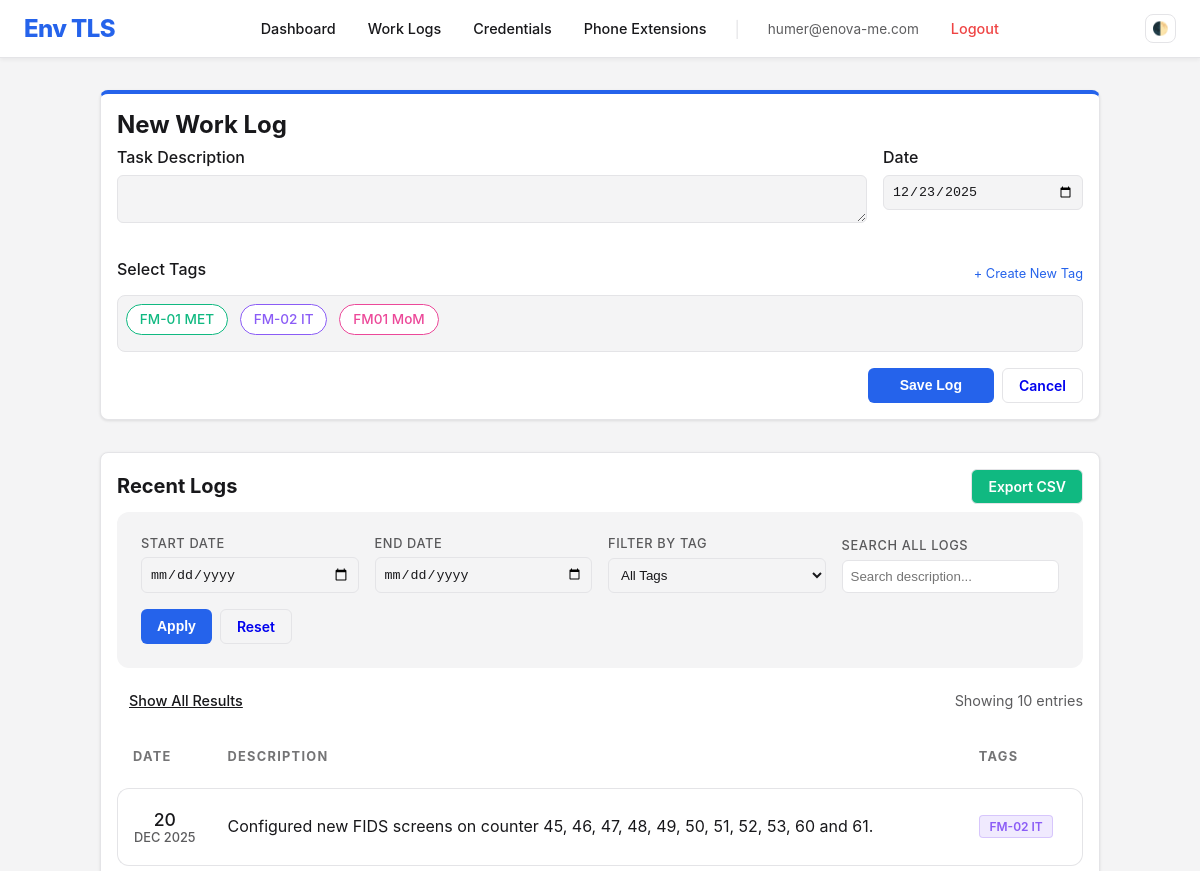
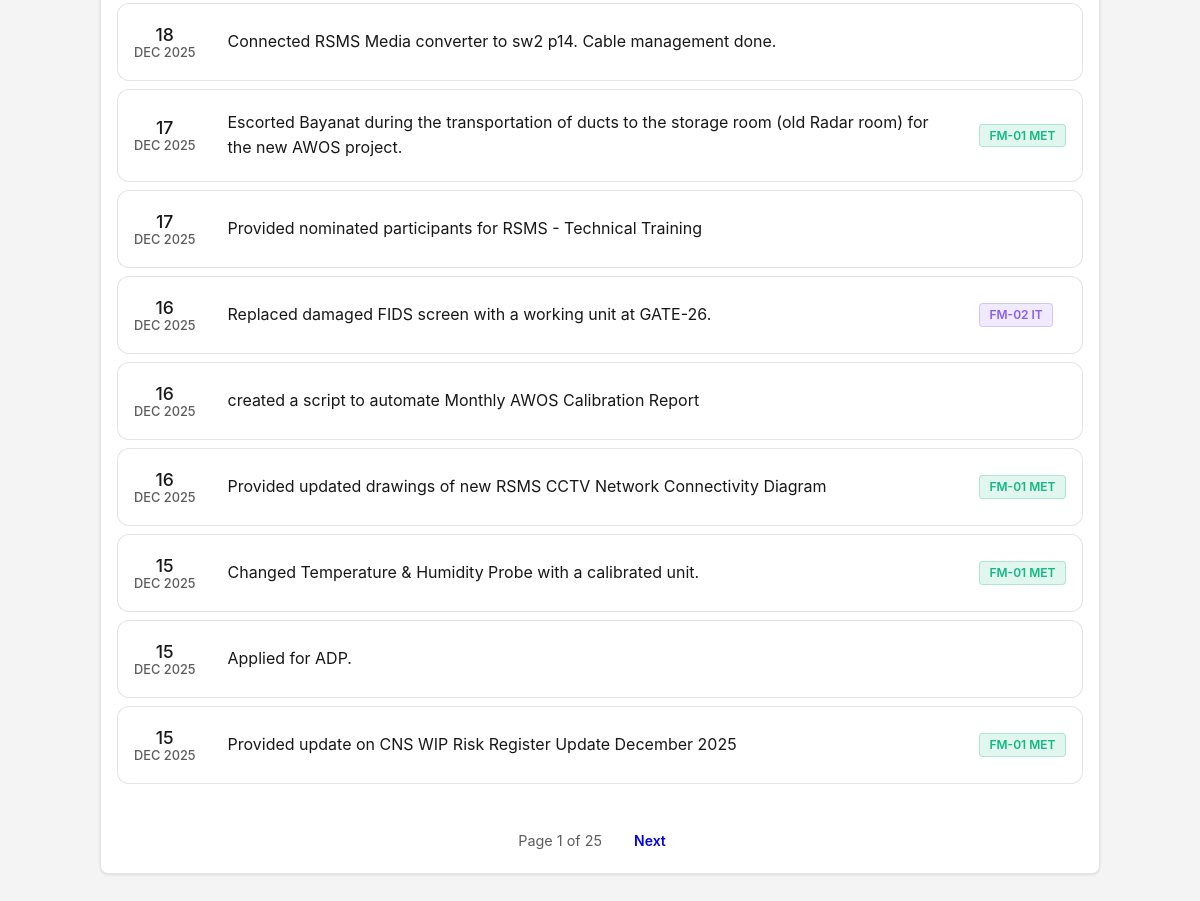
The app's page /work-logs/ (signed in), older data (2 pictures, top to bottom).
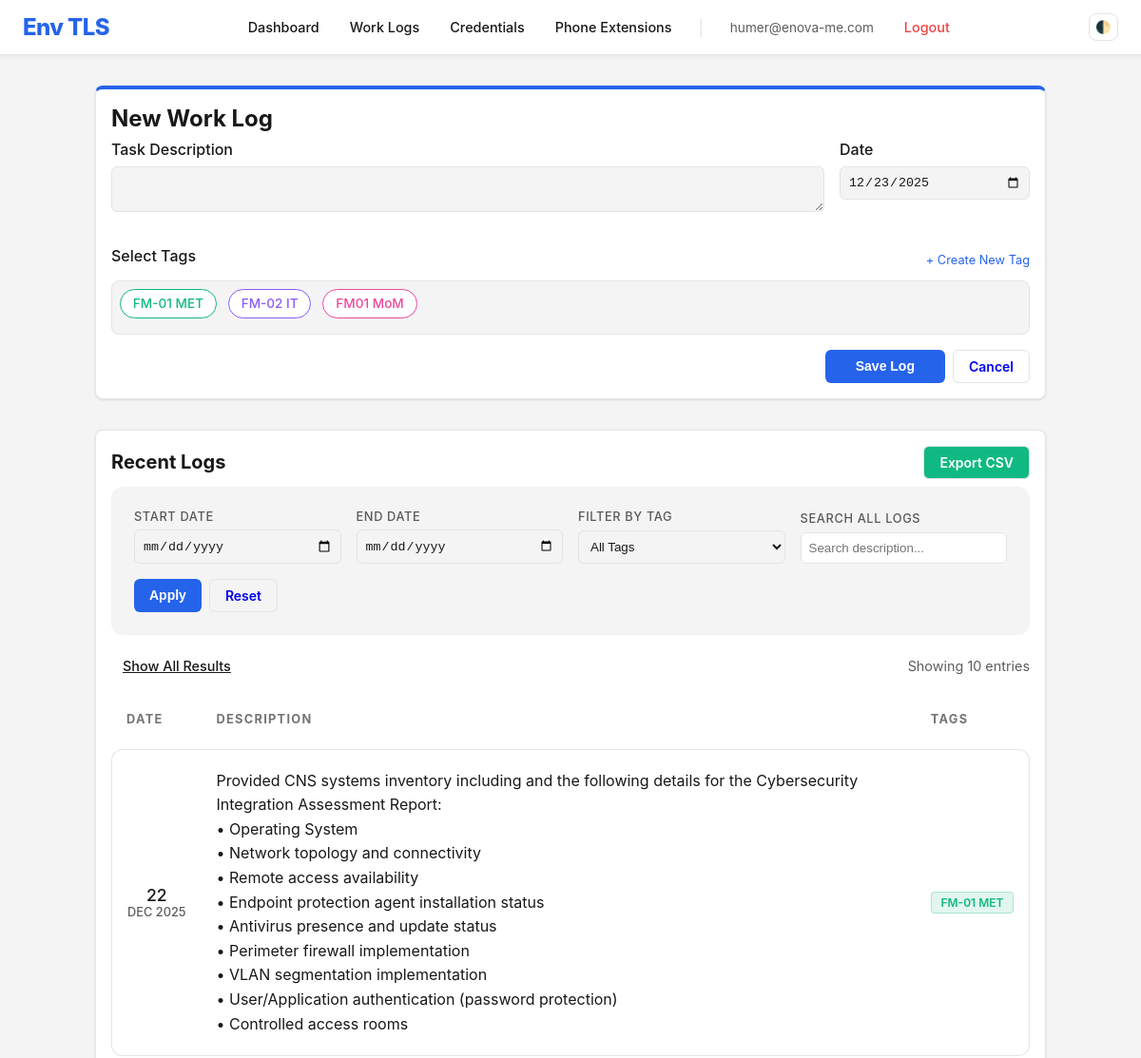
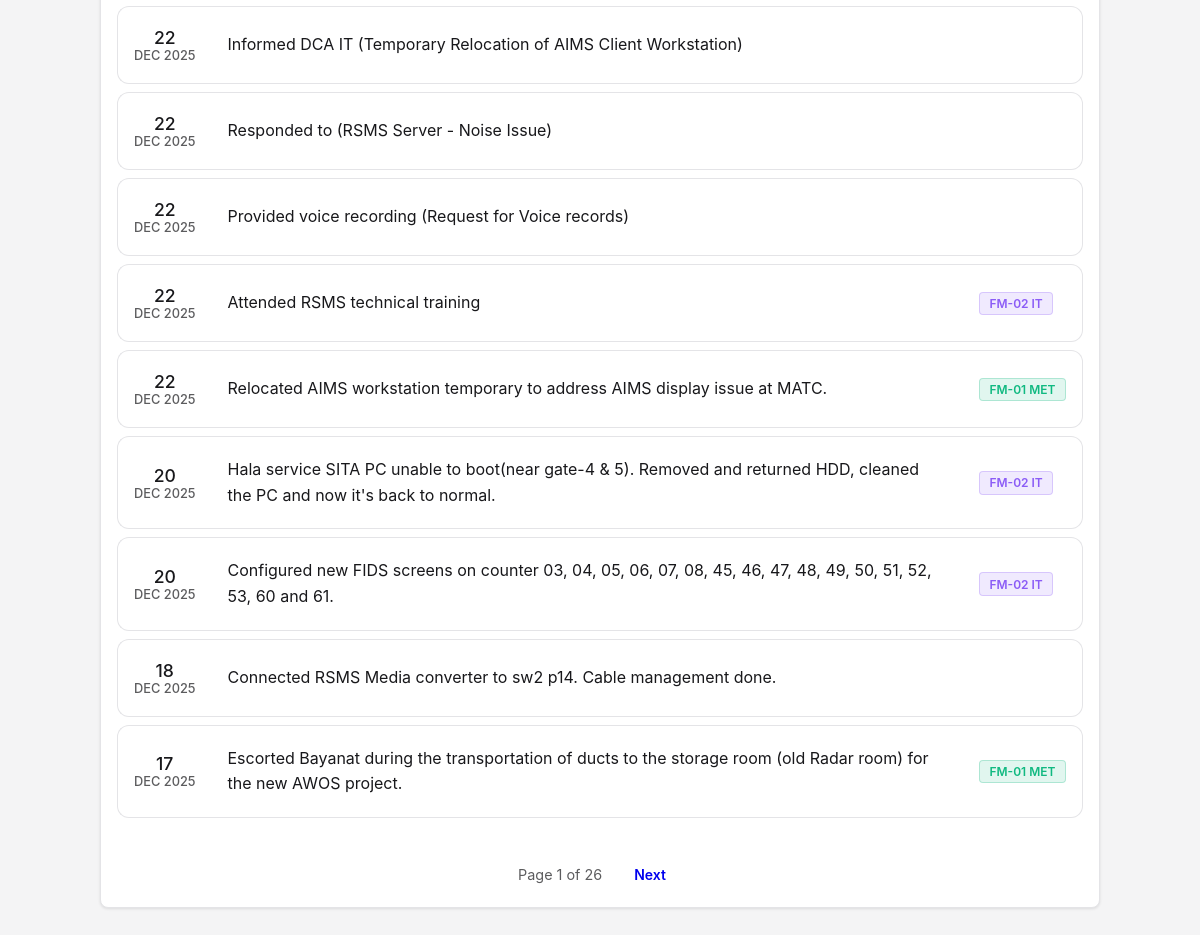
The same page, newer data (2 pictures, top to bottom).
### work_log/models.py (models this page shows, shortened)
class Tag(models.Model):
    COLOR_CHOICES = [
        ('#3b82f6', 'Blue'),
        ('#10b981', 'Green'),
        ('#f59e0b', 'Amber'),
        ('#ef4444', 'Red'),
        ('#8b5cf6', 'Purple'),
        ('#ec4899', 'Pink'),
        ('#6b7280', 'Gray'),
        ('#14b8a6', 'Teal'),
    ]
    name = models.CharField(max_length=50, unique=True)
    color = models.CharField(max_length=7, choices=COLOR_CHOICES, default='#3b82f6')

class WorkLog(models.Model):
    user = models.ForeignKey(User, on_delete=models.CASCADE)
    date = models.DateField(default=datetime.date.today)
    task_description = models.TextField()
    tags = models.ManyToManyField(Tag, blank=True)
    created_at = models.DateTimeField(auto_now_add=True)

### work_log/views.py (the view, shortened to what this page needs)
# urls.py: path('', WorkLogListView.as_view(), name='worklog_list'),
class WorkLogListView(LoginRequiredMixin, ListView):
    model = WorkLog
    template_name = 'work_log/worklog_list.html'
    context_object_name = 'worklogs'
    paginate_by = 10
    def get_paginate_by(self, queryset):
        if self.request.GET.get('show_all'):
            return None
        return self.paginate_by
    def get_queryset(self):
        queryset = WorkLog.objects.filter(user=self.request.user).order_by('-date', '-created_at').distinct()
        start_date = self.request.GET.get('start_date')
        end_date = self.request.GET.get('end_date')
        tag_id = self.request.GET.get('tag')
        query = self.request.GET.get('q')
        if start_date:
            queryset = queryset.filter(date__gte=start_date)
        if end_date:
            queryset = queryset.filter(date__lte=end_date)
        if tag_id and tag_id.strip():
            queryset = queryset.filter(tags=tag_id)
        if query and query.strip():
            queryset = queryset.filter(task_description__icontains=query)
        return queryset.distinct()
    def get_context_data(self, **kwargs):
        context = super().get_context_data(**kwargs)
        context['tags'] = Tag.objects.all()
        if 'form' not in context:
            context['form'] = WorkLogForm()
        return context

### work_log/forms.py
class WorkLogForm(forms.ModelForm):
    date = forms.DateField(
        widget=forms.DateInput(attrs={'type': 'date', 'class': 'form-control'}),
        initial=datetime.date.today
    )
    task_description = forms.CharField(
        widget=forms.Textarea(attrs={'class': 'form-control', 'rows': 2, 'autofocus': 'autofocus'}),
        label="Task Description"
    )
    tags = forms.ModelMultipleChoiceField(
        queryset=Tag.objects.all(),
        widget=forms.CheckboxSelectMultiple(),
        required=False
    )
    class Meta:
        model = WorkLog
        fields = ['date', 'task_description', 'tags']

### work_log/templates/work_log/worklog_list.html (shortened to what the changed rows need)
{% extends 'base.html' %} {% block title %}Work Logs | Env TLS{% endblock %} {% block content %}
<div style="max-width: 1000px; margin: 0 auto;">
    <div class="card" style="margin-bottom: 2rem; border-top: 4px solid var(--primary-color);">
        <div class="card-header" style="background: transparent;">
            <h2 style="margin: 0; font-size: 1.5rem;">New Work Log</h2>
        </div>
        <div class="card-body">
            <form method="post" action="{% url 'worklog_list' %}">
                <div class="form-group">
                    <div class="tags-checkbox-container">
                        {% for tag in tags %}
                            <label class="tag-checkbox-label">
                                <span class="tag-chip" style="--tag-color: {{ tag.color|default:'#6b7280' }}">
                                    {{ tag.name }}
                                </span>
                            </label>
                        {% endfor %}
                    </div>
                </div>
            </form>
        </div>
    </div>
    <div class="card">
        <div class="card-header">
            <h2 style="margin: 0; font-size: 1.25rem;">Recent Logs</h2>
        </div>
        <div class="card-body">
            <div class="table-responsive">
                <table class="modern-table">
                    <thead>
                        <tr>
                            <th>Date</th>
                            <th>Description</th>
                            <th>Tags</th>
                        </tr>
                    </thead>
                    <tbody>
                        {% for log in worklogs %}
                        <tr class="log-row">
                            <td style="white-space: nowrap; font-weight: 500;">
                                <div style="font-size: 1.1rem;">{{ log.date|date:"d" }}</div>
                                <div style="font-size: 0.8rem; opacity: 0.7; text-transform: uppercase;">{{ log.date|date:"M Y" }}</div>
                            </td>
                            <td class="task-desc-cell search-content">{{ log.task_description|linebreaksbr }}</td>
                            <td>
                                <div class="tag-container">
                                    {% for tag in log.tags.all %}
                                    <span class="tag-badge" style="background-color: {{ tag.color }}20; color: {{ tag.color }}; border: 1px solid {{ tag.color }}40;">
                                        {{ tag.name }}
                                    </span>
                                    {% endfor %}
                                </div>
                            </td>
                        </tr>
                        {% endfor %}
                    </tbody>
                </table>
            </div>
            {% if is_paginated %}
            <div class="pagination">
                <span class="page-info">Page {{ page_obj.number }} of {{ page_obj.paginator.num_pages }}</span>
                {% if page_obj.has_next %}
                <a href="?page={{ page_obj.next_page_number }}{% for key, value in request.GET.items %}{% if key != 'page' %}&{{ key }}={{ value }}{% endif %}{% endfor %}"
                    class="btn">Next</a>
                {% endif %}
            </div>
            {% endif %}
        </div>
    </div>
</div>
{% endblock %}

Row changes from the older to the newer data that the page shows:
no longer on this page (row unchanged): WorkLog: date "17", date "DEC 2025", task_description "Provided nominated participants for RSMS - Technical Training"
no longer on this page (row unchanged): WorkLog: date "16", date "DEC 2025", task_description "Replaced damaged FIDS screen with a working unit at GATE-26.", Tag (name "FM-02 IT")
no longer on this page (row unchanged): WorkLog: date "16", date "DEC 2025", task_description "created a script to automate Monthly AWOS Calibration Report"
no longer on this page (row unchanged): WorkLog: date "16", date "DEC 2025", task_description "Provided updated drawings of new RSMS CCTV Network Connectivity Diagram", Tag (name "FM-01 MET")
no longer on this page (row unchanged): WorkLog: date "15", date "DEC 2025", task_description "Changed Temperature & Humidity Probe with a calibrated unit.", Tag (name "FM-01 MET")
no longer on this page (row unchanged): WorkLog: date "15", date "DEC 2025", task_description "Applied for ADP."
no longer on this page (row unchanged): WorkLog: date "15", date "DEC 2025", task_description "Provided update on CNS WIP Risk Register Update December 2025", Tag (name "FM-01 MET")
added WorkLog: date "22", date "DEC 2025", task_description "Provided CNS systems inventory including and the following details for the Cybersecurity Integration Assessment Report: • Operating System • Network topology and connectivity • Remote access availability • Endpoint protection agent installation status • Antivirus presence and update status • Perimeter firewall implementation • VLAN segmentation implementation • User/Application authentication (password protection) • Controlled access rooms", Tag (name "FM-01 MET")
added WorkLog: date "22", date "DEC 2025", task_description "Informed DCA IT (Temporary Relocation of AIMS Client Workstation)"
added WorkLog: date "22", date "DEC 2025", task_description "Responded to (RSMS Server - Noise Issue)"
added WorkLog: date "22", date "DEC 2025", task_description "Provided voice recording (Request for Voice records)"
added WorkLog: date "22", date "DEC 2025", task_description "Attended RSMS technical training", Tag (name "FM-02 IT")
added WorkLog: date "22", date "DEC 2025", task_description "Relocated AIMS workstation temporary to address AIMS display issue at MATC.", Tag (name "FM-01 MET")
added WorkLog: date "20", date "DEC 2025", task_description "Hala service SITA PC unable to boot(near gate-4 & 5). Removed and returned HDD, cleaned the PC and now it's back to normal.", Tag (name "FM-02 IT")
changed WorkLog: task_description "Configured new FIDS screens on counter 45, 46, 47, 48, 49, 50, 51, 52, 53, 60 and 61." → "Configured new FIDS screens on counter 03, 04, 05, 06, 07, 08, 45, 46, 47, 48, 49, 50, 51, 52, 53, 60 and 61."
Text that changed along with them:
{{ page_obj.paginator.num_pages }}: "25" → "26"
